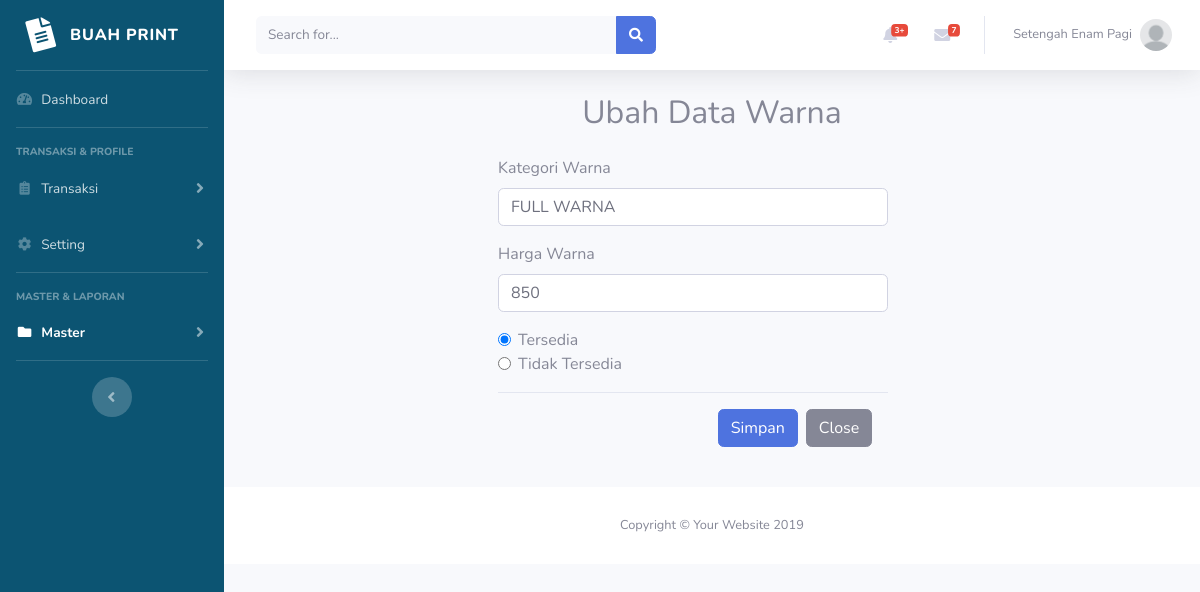
Page /admin/master_warna_ubah.php?id_warna=WRN0000001 (signed in) on the committed database.
### tables this page shows
CREATE TABLE `mitra` (
  `ID_MITRA` char(10) NOT NULL,
  `NAMA_MITRA` varchar(40) NOT NULL,
  `EMAIL_MITRA` varchar(100) NOT NULL,
  `NO_HP_MITRA` varchar(13) NOT NULL,
  `TELEPHONE_MITRA` varchar(13) NOT NULL,
  `ALAMAT_MITRA` text NOT NULL,
  `FOTO_PROFILE` varchar(200) NOT NULL,
  `COVER` varchar(200) NOT NULL,
  `STATUS_MITRA` int(11) NOT NULL,
  `SALDO_MITRA` int(11) NOT NULL,
  `LOCATION_MITRA` text,
  `USERNAME_MITRA` varchar(50) NOT NULL,
  `PASSWORD_MITRA` varchar(32) NOT NULL
);

CREATE TABLE `warna` (
  `ID_WARNA` varchar(10) NOT NULL,
  `KAT_WARNA` varchar(40) NOT NULL,
  `HARGA_WARNA` int(11) NOT NULL,
  `STATUS_WARNA` int(11) NOT NULL
);

### admin/master_warna_ubah.php (the view, shortened to what this page needs)
<?php
include 'includes/config.php';
include 'includes/header.php';
if(isset($_GET['id_warna'])){
  $id_warna = $_GET['id_warna'];
  $data = mysqli_query($con, "SELECT * FROM warna WHERE ID_WARNA = '$id_warna'");
  $data_warna = mysqli_fetch_assoc($data);
  $kat_warna = $data_warna['KAT_WARNA'];
  $harga_warna = $data_warna['HARGA_WARNA'];
  $status_warna = $data_warna['STATUS_WARNA'];
}
?>
<div class="container my-4">
    <div class="title text-center">
    <h2>Ubah Data Warna</h2>
    </div>
    <div class="row justify-content-center">
    <div class="col-6">
      <form class="font-m-light col-11 mt-3" action="query/master_warna_query.php" method="post">
        <div class="form-group">
          <label for="kat_warna" class="font-m-med">Kategori Warna</label>
          <input type="text" class="form-control" id="kat_warna" name="kat_warna" value="<?=$kat_warna?>" placeholder="Masukkan Kategori Warna" required>
        </div>
        <div class="form-group">
          <label for="harga_warna" class="font-m-med">Harga Warna</label>
          <input type="number" name="harga_warna" id="harga_warna" class="form-control" placeholder="Masukkan Harga Warna . ." value="<?=$harga_warna?>" required>
        </div>
        <div class="form-group">
          <div class="form-check">
            <input class="form-check-input" type="radio" id="status_radio1" name="status_warna" value="1" <?php if($status_warna==1){echo "checked";}?>>
            <label class="form-check-label" for="status_radio1">
              Tersedia
            </label>
          </div>
          <div class="form-check">
            <input class="form-check-input" type="radio" id="status_radio2" name="status_warna" value="0" <?php if($status_warna==0){echo "checked";}?>>
            <label class="form-check-label" for="status_radio2">
              Tidak Tersedia
            </label>
          </div>
        </div>
        <div class="modal-footer text-center">
          <input type="submit" class="btn btn-primary" name="edit_warna" value="Simpan">
          <a href="master_warna.php" class="btn btn-secondary" data-dismiss="modal">Close</a>
        </div>
    </form>
    </div>
  </div>
  </div>
<?php
require 'includes/footer.php';
?>

### admin/includes/header.php (shortened to what this page needs)
<?php
if (isset($_SESSION['admin_login'])) {
  $username = $_SESSION['username'];
  $data = mysqli_query($con, "SELECT * FROM mitra WHERE USERNAME_MITRA = '$username'");
  $data_admin = mysqli_fetch_assoc($data);
  $nama_admin = $data_admin['NAMA_MITRA'];
  $profil_admin = $data_admin['FOTO_PROFILE'];
}
?>
<!DOCTYPE html>
<html lang="en">
<head>
  <link href="vendor/fontawesome-free/css/all.min.css" rel="stylesheet" type="text/css">
  <link href="css/sb-admin-2.min.css" rel="stylesheet">
  <link rel="stylesheet" href="css/sb-admin-2.css">
  <link href="vendor/datatables/dataTables.bootstrap4.min.css" rel="stylesheet">
</head>
<body id="page-top">
  <div id="wrapper">
    <?php
    require 'sidebar.php';
    ?>
    <div id="content-wrapper" class="d-flex flex-column">
      <div id="content">
        <nav class="navbar navbar-expand navbar-light bg-white topbar mb-4 static-top shadow">
          <?php
          if (isset($_SESSION['admin_login'])) {
            ?>
            <form class="d-none d-sm-inline-block form-inline mr-auto ml-md-3 my-2 my-md-0 mw-100 navbar-search">
              <div class="input-group">
                <input type="text" class="form-control bg-light border-0 small" placeholder="Search for..." aria-label="Search" aria-describedby="basic-addon2">
                <div class="input-group-append">
                  <button class="btn btn-primary" type="button">
                    <i class="fas fa-search fa-sm"></i>
                  </button>
                </div>
              </div>
            </form>
            <ul class="navbar-nav ml-auto">
              <li class="nav-item dropdown no-arrow mx-1">
                <a class="nav-link dropdown-toggle" href="#" id="alertsDropdown" role="button" data-toggle="dropdown" aria-haspopup="true" aria-expanded="false">
                  <i class="fas fa-bell fa-fw"></i>
                  <span class="badge badge-danger badge-counter">3+</span>
                </a>
              </li>
              <li class="nav-item dropdown no-arrow mx-1">
                <a class="nav-link dropdown-toggle" href="#" id="messagesDropdown" role="button" data-toggle="dropdown" aria-haspopup="true" aria-expanded="false">
                  <i class="fas fa-envelope fa-fw"></i>
                  <span class="badge badge-danger badge-counter">7</span>
                </a>
              </li>
              <li class="nav-item dropdown no-arrow">
                <a class="nav-link dropdown-toggle" href="#" id="userDropdown" role="button" data-toggle="dropdown" aria-haspopup="true" aria-expanded="false">
                  <span class="mr-2 d-none d-lg-inline text-gray-600 small"><?= $nama_admin ?></span>
                  <img class="img-profile rounded-circle" src="img/profil/<?= $profil_admin ?>">
                </a>
              </li>
              <?php } ?>
              </ul>
        </nav>

### rows in the picture
mitra: NAMA_MITRA "Setengah Enam Pagi", FOTO_PROFILE (picture)
warna: kat_warna "FULL WARNA", harga_warna "850", STATUS_WARNA "☑ Tersedia", STATUS_WARNA "☐ Tidak Tersedia"
